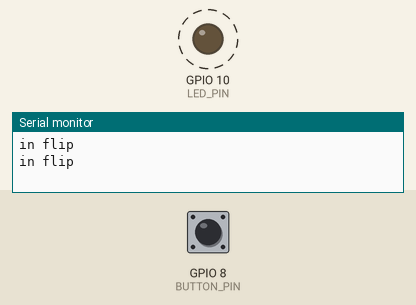
A program run on a simulated Seeed XIAO ESP32-C3. Shown: output pins drawn as LEDs (lit = HIGH), the last lines printed to the serial monitor. Dashed ring = blinking. The test bench sets the inputs (shaded band); at power-on: GPIO 8 (BUTTON_PIN) HIGH.

Above: at 0.75 s.
1.3 s: GPIO 8 (BUTTON_PIN) pulled LOW for 0.15 s
At 1.3 s:
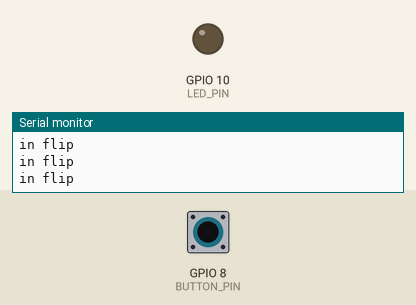
At 3.1 s:
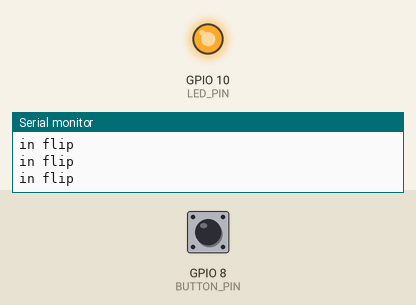
Timing chart, 0 to 10.3 s (numbered marks = the images above; inputs shaded):
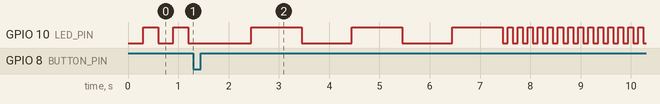

Measured:
- by itself, GPIO 10 (LED_PIN): repeats every 2.0 s: LOW 1.0 s, HIGH 1.0 s

The program:

main.cpp
```cpp
/*
        _          _ ______ _____ _____
       |_|        | |  ____|  __ \_   _|
  _ __  ___  _____| | |__  | |  | || |
 | '_ \| \ \/ / _ \ |  __| | |  | || |
 | |_) | |>  <  __/ | |____| |__| || |_
 | .__/|_/_/\_\___|_|______|_____/_____|
 | |
 |_|

https://links.pixeledi.eu
Ticker mit Button | V1.0 | 05.2024
*/

#include <Arduino.h>
#include <Ticker.h>

const byte LED_PIN = 10;
const byte BUTTON_PIN = 8;

Ticker flipper;
int count = 0;
bool blinking = true;

void flip() {
  //toggle led
  digitalWrite(LED_PIN, !digitalRead(LED_PIN));

  count++;

  if (count == 10) {
    flipper.attach(0.1, flip);
  }
  else if (count >= 50) {
    flipper.detach();
    count=0;
  }
  Serial.println("in flip");
}

void buttonISR() {
    // langsames flip nach btn pres
    flipper.attach(1, flip);
}

void setup() {
  Serial.begin(115200);
  pinMode(LED_PIN, OUTPUT);
  pinMode(BUTTON_PIN, INPUT_PULLUP);

  attachInterrupt(digitalPinToInterrupt(BUTTON_PIN), buttonISR, CHANGE);

  // Starte das Blinken der LED
  flipper.attach(0.3, flip);
}

void loop() {
  //nothing to do for me :(
}
```
